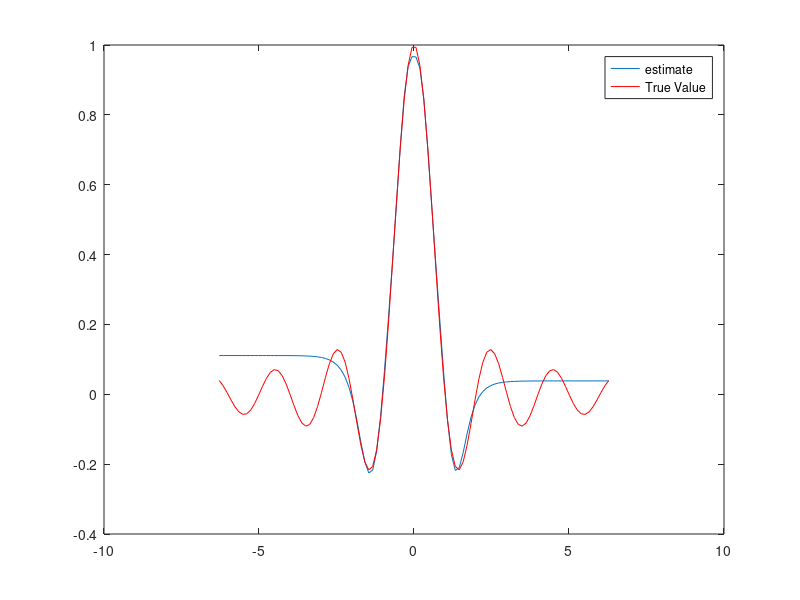
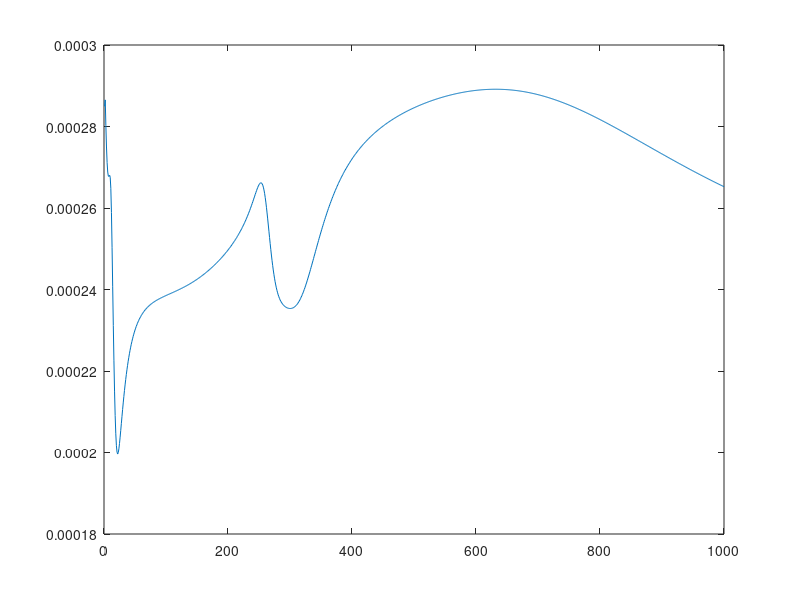

These charts were generated, in order, by the following MATLAB code:
clc;
clear;

% 1 hidden layers, 1 output layer, 1 input layer
N = 100;% number of training eg.
M = 1;    % num. of input features
K1 = 3;   % num of neurons in 1st H layer
K2 = 3;   % num of neurons in 2nd H layer
P = 1;    % num of neurons in output layer

X = [linspace(-2*pi,2*pi,N)',ones(N,1)];%[N,M+1]
Y = sinc(linspace(-2*pi,2*pi,N)');


%plot(linspace(0,2*pi,N)',Y);
% X dim -> [N,M+1]
% generating unif. rand num in the interval [a,b]
a = 1;b = 0;
W1 = a + (b-a).*rand(M+1,K1); %[M+1,K1] plus 1 for adding bias
W2 = a + (b-a).*rand(K1+1,K2);%[K1+1,K2] plus 1 for adding bias
W3 = a + (b-a).*rand(K2+1,P); %[K2+1,P]

delta1 = zeros(M+1,K1);
delta2 = zeros(K1+1,K2);
delta3 = zeros(K2+1,P);

num_iter = 1000;
lr = 0.25;
beta = 0;

loss = 0;
% for i=1:num_iter
%     %forward pass
%     o1 = [tanh(X*W1),ones(N,1)];
%     o2 = [tanh(o1*W2),ones(N,1)];
%     y_hat = tanh(o2*W3);
%     
%     dL_by_dY_hat = Y-y_hat; % for mse loss
%     loss(i) = abs(mean(dL_by_dY_hat));
%     
%     %
%     der_act_1 = (1-tanh(o2*W3).*tanh(o2*W3));
%     flowing_grad = (dL_by_dY_hat.*der_act_1);
%     dL_by_dW3 = o2'*flowing_grad;
%     
%     %
%     der_act_2 = [(1-tanh(o1*W2).*tanh(o1*W2)),zeros(N,1)];
%     flowing_grad = (flowing_grad*W3').*der_act_2;
%     dL_by_dW2 = o1'*(flowing_grad);
%     dL_by_dW2 = dL_by_dW2(1:K1+1,1:K2);
%     
%     %
%     der_act_3 = [(1-tanh(X*W1).*tanh(X*W1)),zeros(N,1)];
%     flowing_grad = (flowing_grad(:,1:K2)*W2').*der_act_3;
%     dL_by_dW1 = X'*flowing_grad;
%     dL_by_dW1 = dL_by_dW1(1:M+1,1:K1);
%     
%     %weight update with momentum
%     delta1 = lr*dL_by_dW1*(1/N) + beta*delta1;
%     delta2 = lr*dL_by_dW2*(1/N) + beta*delta2;
%     delta3 = lr*dL_by_dW3*(1/N) + beta*delta3;
%     
%     W3 = W3 + delta3;
%     W2 = W2 + delta2;
%     W1 = W1 + delta1;    
%     
% end

for i=1:num_iter
    flowing_grad = 0;
    for j = 1:N
        %forward pass
        x = X(j,:);
        y = Y(j,:);
        o1 = [tanh(x*W1),ones(1,1)];
        o2 = [tanh(o1*W2),ones(1,1)];
        y_hat = tanh(o2*W3);

        dL_by_dY_hat = y-y_hat % for mse loss
        loss(i) = dL_by_dY_hat^2;

        %
        der_act_1 = (1-tanh(o2*W3)^2);
        flowing_grad = (dL_by_dY_hat.*der_act_1);
        dL_by_dW3 = o2'*flowing_grad;

        %
        der_act_2 = [(1-tanh(o1*W2).^2),zeros(1,1)];
        flowing_grad = (flowing_grad*W3').*der_act_2;
        dL_by_dW2 = o1'*(flowing_grad);
        dL_by_dW2 = dL_by_dW2(1:K1+1,1:K2);

        %
        der_act_3 = [(1-tanh(x*W1).^2),zeros(1,1)];
        flowing_grad = (flowing_grad(:,1:K2)*W2').*der_act_3;
        dL_by_dW1 = x'*flowing_grad;
        dL_by_dW1 = dL_by_dW1(1:M+1,1:K1);

        W3 = W3 + lr*dL_by_dW3;
        W2 = W2 + lr*dL_by_dW2;
        W1 = W1 + lr*dL_by_dW1;    
        
    end
end

o1 = [tanh(X*W1),ones(N,1)];
o2 = [tanh(o1*W2),ones(N,1)];
y_hat = tanh(o2*W3);
plot(linspace(-2*pi,2*pi,N)',y_hat);
hold on;
Y = sinc(linspace(-2*pi,2*pi,N)');
plot(linspace(-2*pi,2*pi,N)',Y,'r');
legend('estimate','True Value');

figure;
plot(linspace(1,num_iter,num_iter),loss);